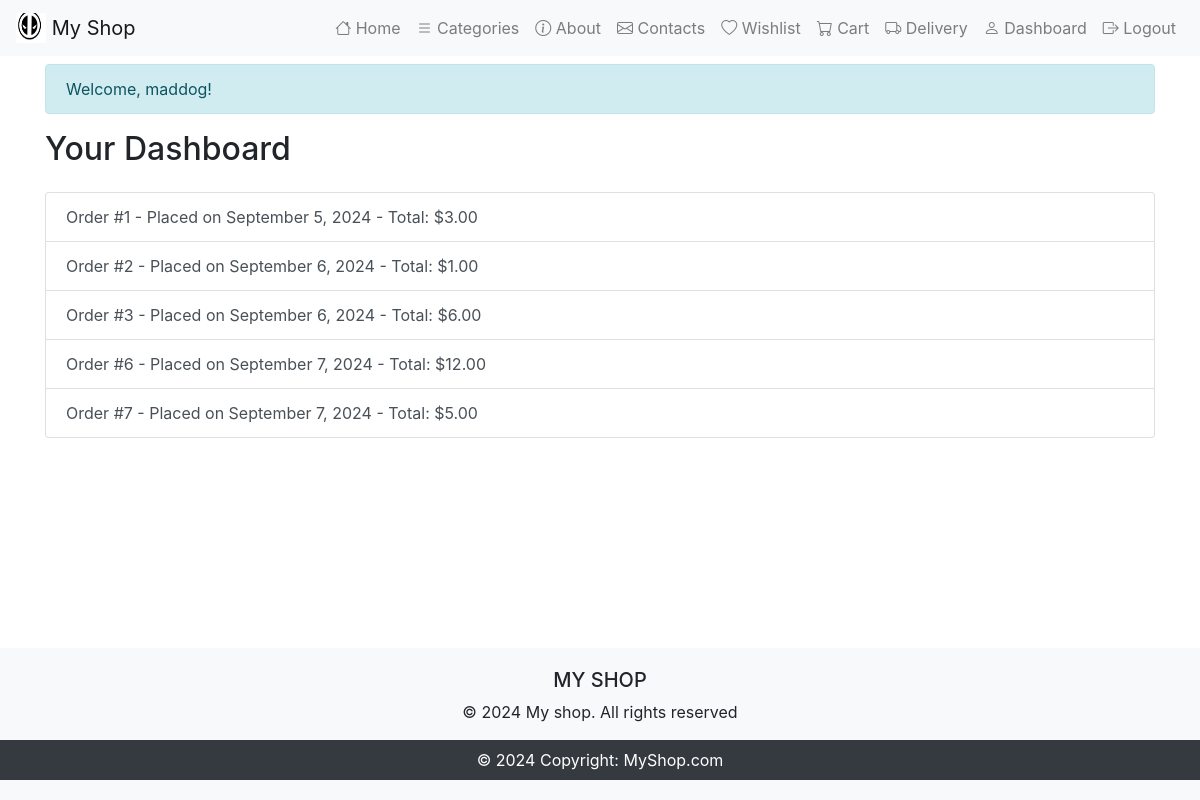
Before: /dashboard/ (signed in) with the older database file.
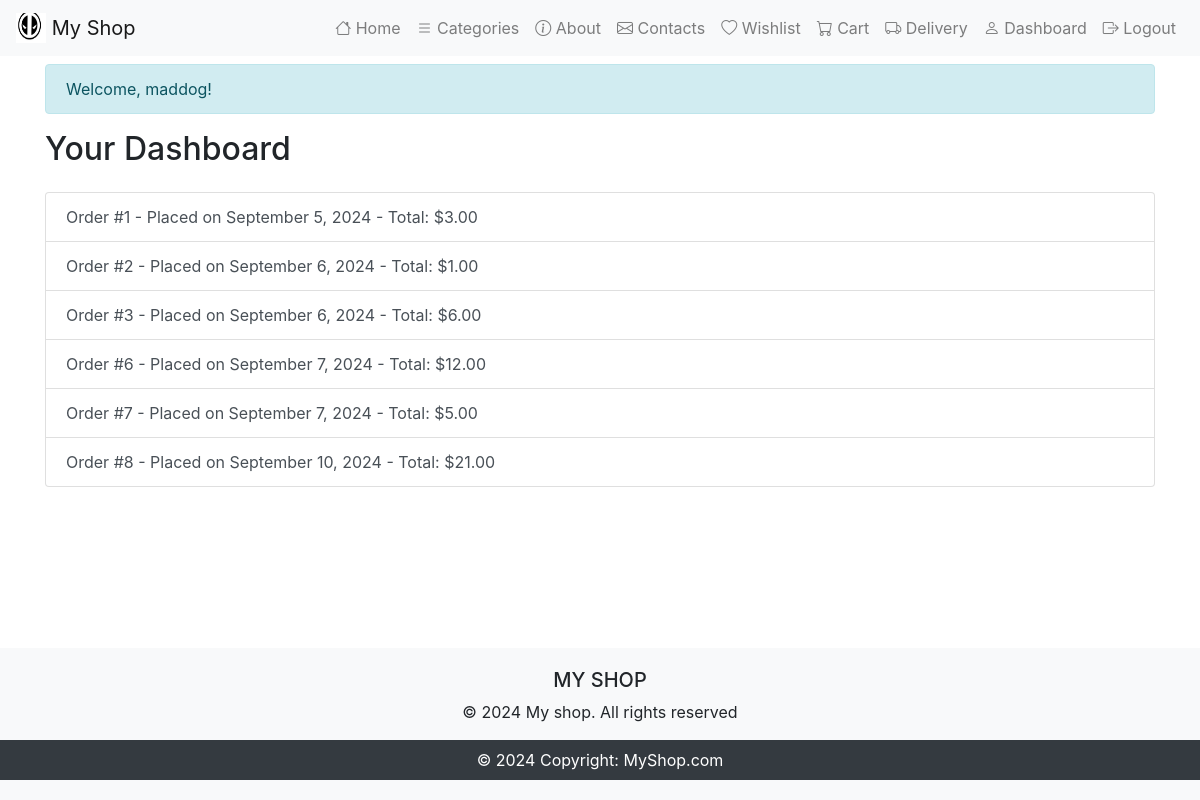
After: the same page with the newer database file.
### electronics_shop/electronics/models.py (models this page shows, shortened)
class Order(models.Model):
    MAX_TOTAL_PRICE_DIGITS = 10
    MAX_DECIMAL_PLACES = 2
    user = models.ForeignKey(User, on_delete=models.CASCADE, null=True, blank=True)
    created_at = models.DateTimeField(default=timezone.now)
    total_price = models.DecimalField(max_digits=MAX_TOTAL_PRICE_DIGITS, decimal_places=MAX_DECIMAL_PLACES)
    cart_data = models.JSONField(default=dict)  # To store cart items

### electronics_shop/dashboard/views.py (the view)
# urls.py: path('', dashboard_view, name='dashboard'),
def dashboard_view(request):
    orders = Order.objects.filter(user=request.user) if request.user.is_authenticated else None
    context = {
        'orders': orders
    }
    return render(request, 'dashboard/dashboard.html', context)

### templates/dashboard/dashboard.html (shortened to what this page needs)
{% extends 'base.html' %}
{% block content %}
<h2 class="mb-4">Your Dashboard</h2>
{% if orders %}
    <div class="list-group">
        {% for order in orders %}
        <a href="{% url 'order_detail' order.id %}" class="list-group-item list-group-item-action">
            Order #{{ order.id }} - Placed on {{ order.created_at|date:"F j, Y" }} - Total: ${{ order.total_price }}
        </a>
        {% endfor %}
    </div>
{% else %}
    <p>You have no orders yet.</p>
{% endif %}
{% endblock %}

### templates/base.html (shortened to what this page needs)
{% load static %}
<!DOCTYPE html>
<html lang="en">
<head>
    <link rel="stylesheet" href="https://stackpath.bootstrapcdn.com/bootstrap/4.5.2/css/bootstrap.min.css">
    <link rel="stylesheet" href="https://cdn.jsdelivr.net/npm/bootstrap-icons@1.8.1/font/bootstrap-icons.css">
</head>
<body>
    <div class="wrapper">
        <header>
            <nav class="navbar navbar-expand-lg navbar-light bg-light">
                <a class="navbar-brand" href="{% url 'index' %}">
                    <img src="{% static 'images/logo.jpeg' %}" alt="Logo" width="30" height="30" class="d-inline-block align-top">
                    My Shop
                </a>
                <div class="collapse navbar-collapse" id="navbarNav">
                    <ul class="navbar-nav ml-auto">
                        <li class="nav-item">
                            <a class="nav-link" href="{% url 'index' %}">
                                <i class="bi bi-house"></i> Home</a>
                        </li>
                        <li class="nav-item">
                            <a class="nav-link" href="{% url 'category_list' %}">
                                <i class="bi bi-list"></i> Categories</a>
                        </li>
                        <li class="nav-item">
                            <a class="nav-link" href="{% url 'about' %}">
                                <i class="bi bi-info-circle"></i> About</a>
                        </li>
                        <li class="nav-item">
                            <a class="nav-link" href="{% url 'contact' %}">
                                <i class="bi bi-envelope"></i> Contacts</a>
                        </li>
                        {% if user.is_authenticated %}
                        <li class="nav-item">
                            <a class="nav-link" href="{% url 'wishlist_view' %}">
                                <i class="bi bi-heart"></i> Wishlist</a>
                        </li>
                        <li class="nav-item">
                            <a class="nav-link" href="{% url 'cart_view' %}">
                                <i class="bi bi-cart"></i> Cart
                            </a>
                        </li>
                            <li class="nav-item">
                            <a class="nav-link" href="{% url 'delivery_info' %}">
                                <i class="bi bi-truck"></i> Delivery
                            </a>
                        </li>
                        <li class="nav-item">
                            <a class="nav-link" href="{% url 'dashboard' %}">
                                <i class="bi bi-person"></i> Dashboard</a>
                        </li>
                        <li class="nav-item">
                            <a class="nav-link" href="{% url 'logout' %}">
                                <i class="bi bi-box-arrow-right"></i> Logout</a>
                        </li>
                        {% endif %}
                    </ul>
                </div>
            </nav>
        </header>
        <div class="container content">
            {% if user.is_authenticated %}
            <div class="alert alert-info mt-2">
                Welcome, {{ user.username }}!
            </div>
            {% endif %}
            {% block content %}
            {% endblock %}
        </div>
        <footer class="footer bg-light text-center text-lg-start">
            <div class="container">
                <div class="row">
                    <div class="col-lg-12 col-md-12 mb-4 mb-md-0">
                        <h5 class="text-uppercase">My Shop</h5>
                        <p>© 2024 My shop. All rights reserved</p>
                    </div>
                </div>
            </div>
            <div class="bg-dark text-white">
                <div class="container p-2">
                    <div class="text-center">
                        © 2024 Copyright:
                        <a class="text-white" href="{% url 'index' %}">MyShop.com</a>
                    </div>
                </div>
            </div>
        </footer>
    </div>
</body>
</html>

### templates/base.html (style rules this page uses)
html, body { height: 100%; margin: 0; }
.wrapper { display: flex; flex-direction: column; min-height: 100vh; }
.content { flex: 1; }
.footer { background-color: #f8f9fa; padding: 20px 0; }
li { list-style-type: none; }

Changed rows visible on the page:
added Order: id "8", created_at "September 10, 2024", total_price "21.00"
